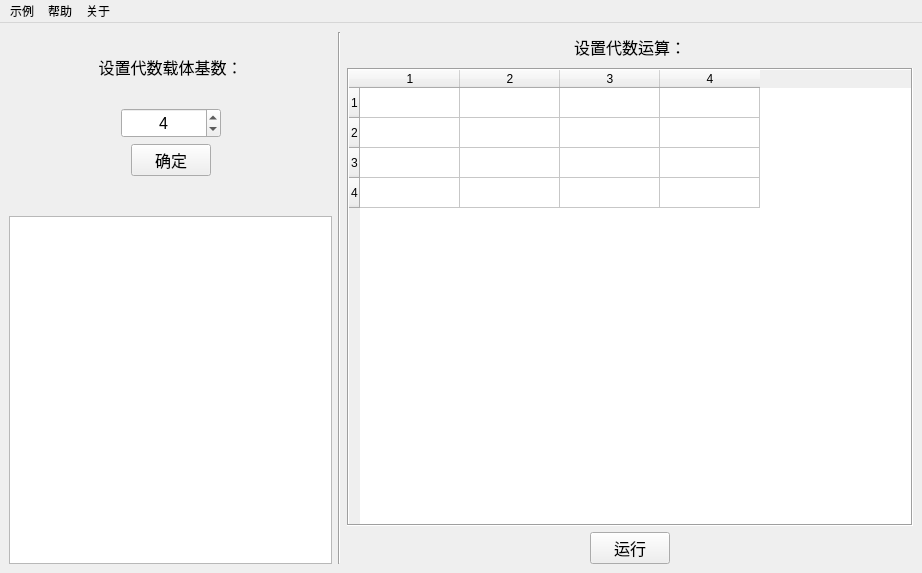
<?xml version="1.0" encoding="UTF-8"?>
<ui version="4.0">
 <class>MainWindow</class>
 <widget class="QMainWindow" name="MainWindow">
  <property name="geometry">
   <rect>
    <x>0</x>
    <y>0</y>
    <width>922</width>
    <height>573</height>
   </rect>
  </property>
  <property name="windowTitle">
   <string>isGroup</string>
  </property>
  <property name="windowIcon">
   <iconset>
    <normaloff>isGroup.ico</normaloff>isGroup.ico</iconset>
  </property>
  <widget class="QWidget" name="centralwidget">
   <layout class="QHBoxLayout" name="horizontalLayout_4" stretch="4,1,7">
    <item>
     <layout class="QVBoxLayout" name="verticalLayout" stretch="2,2,2,1,10">
      <item>
       <widget class="QLabel" name="label">
        <property name="minimumSize">
         <size>
          <width>180</width>
          <height>30</height>
         </size>
        </property>
        <property name="font">
         <font>
          <pointsize>12</pointsize>
         </font>
        </property>
        <property name="text">
         <string>设置代数载体基数：</string>
        </property>
        <property name="alignment">
         <set>Qt::AlignCenter</set>
        </property>
       </widget>
      </item>
      <item>
       <layout class="QHBoxLayout" name="horizontalLayout">
        <item>
         <spacer name="horizontalSpacer">
          <property name="orientation">
           <enum>Qt::Horizontal</enum>
          </property>
          <property name="sizeHint" stdset="0">
           <size>
            <width>40</width>
            <height>20</height>
           </size>
          </property>
         </spacer>
        </item>
        <item>
         <widget class="QSpinBox" name="spinBox">
          <property name="minimumSize">
           <size>
            <width>100</width>
            <height>30</height>
           </size>
          </property>
          <property name="font">
           <font>
            <pointsize>12</pointsize>
           </font>
          </property>
          <property name="alignment">
           <set>Qt::AlignCenter</set>
          </property>
          <property name="minimum">
           <number>1</number>
          </property>
          <property name="maximum">
           <number>12</number>
          </property>
          <property name="value">
           <number>4</number>
          </property>
         </widget>
        </item>
        <item>
         <spacer name="horizontalSpacer_2">
          <property name="orientation">
           <enum>Qt::Horizontal</enum>
          </property>
          <property name="sizeHint" stdset="0">
           <size>
            <width>40</width>
            <height>20</height>
           </size>
          </property>
         </spacer>
        </item>
       </layout>
      </item>
      <item>
       <layout class="QHBoxLayout" name="horizontalLayout_2">
        <item>
         <spacer name="horizontalSpacer_3">
          <property name="orientation">
           <enum>Qt::Horizontal</enum>
          </property>
          <property name="sizeHint" stdset="0">
           <size>
            <width>40</width>
            <height>20</height>
           </size>
          </property>
         </spacer>
        </item>
        <item>
         <widget class="QPushButton" name="pushButton">
          <property name="minimumSize">
           <size>
            <width>80</width>
            <height>30</height>
           </size>
          </property>
          <property name="font">
           <font>
            <pointsize>12</pointsize>
           </font>
          </property>
          <property name="text">
           <string>确定</string>
          </property>
         </widget>
        </item>
        <item>
         <spacer name="horizontalSpacer_4">
          <property name="orientation">
           <enum>Qt::Horizontal</enum>
          </property>
          <property name="sizeHint" stdset="0">
           <size>
            <width>40</width>
            <height>20</height>
           </size>
          </property>
         </spacer>
        </item>
       </layout>
      </item>
      <item>
       <spacer name="verticalSpacer_2">
        <property name="orientation">
         <enum>Qt::Vertical</enum>
        </property>
        <property name="sizeHint" stdset="0">
         <size>
          <width>253</width>
          <height>28</height>
         </size>
        </property>
       </spacer>
      </item>
      <item>
       <widget class="QTextEdit" name="textEdit">
        <property name="minimumSize">
         <size>
          <width>300</width>
          <height>0</height>
         </size>
        </property>
        <property name="font">
         <font>
          <pointsize>10</pointsize>
         </font>
        </property>
        <property name="readOnly">
         <bool>true</bool>
        </property>
       </widget>
      </item>
     </layout>
    </item>
    <item>
     <widget class="Line" name="line">
      <property name="orientation">
       <enum>Qt::Vertical</enum>
      </property>
     </widget>
    </item>
    <item>
     <layout class="QVBoxLayout" name="verticalLayout_2">
      <item>
       <widget class="QLabel" name="label_2">
        <property name="minimumSize">
         <size>
          <width>180</width>
          <height>30</height>
         </size>
        </property>
        <property name="font">
         <font>
          <pointsize>12</pointsize>
         </font>
        </property>
        <property name="text">
         <string>设置代数运算：</string>
        </property>
        <property name="alignment">
         <set>Qt::AlignCenter</set>
        </property>
       </widget>
      </item>
      <item>
       <widget class="QTableWidget" name="tableWidget">
        <property name="frameShape">
         <enum>QFrame::Box</enum>
        </property>
        <property name="lineWidth">
         <number>1</number>
        </property>
        <property name="sizeAdjustPolicy">
         <enum>QAbstractScrollArea::AdjustIgnored</enum>
        </property>
        <property name="showGrid">
         <bool>true</bool>
        </property>
        <property name="gridStyle">
         <enum>Qt::SolidLine</enum>
        </property>
        <property name="rowCount">
         <number>4</number>
        </property>
        <property name="columnCount">
         <number>4</number>
        </property>
        <attribute name="horizontalHeaderVisible">
         <bool>true</bool>
        </attribute>
        <attribute name="horizontalHeaderCascadingSectionResizes">
         <bool>false</bool>
        </attribute>
        <row/>
        <row/>
        <row/>
        <row/>
        <column/>
        <column/>
        <column/>
        <column/>
       </widget>
      </item>
      <item>
       <layout class="QHBoxLayout" name="horizontalLayout_3">
        <item>
         <spacer name="horizontalSpacer_5">
          <property name="orientation">
           <enum>Qt::Horizontal</enum>
          </property>
          <property name="sizeHint" stdset="0">
           <size>
            <width>40</width>
            <height>20</height>
           </size>
          </property>
         </spacer>
        </item>
        <item>
         <widget class="QPushButton" name="pushButton_2">
          <property name="enabled">
           <bool>true</bool>
          </property>
          <property name="font">
           <font>
            <pointsize>12</pointsize>
           </font>
          </property>
          <property name="text">
           <string>运行</string>
          </property>
         </widget>
        </item>
        <item>
         <spacer name="horizontalSpacer_6">
          <property name="orientation">
           <enum>Qt::Horizontal</enum>
          </property>
          <property name="sizeHint" stdset="0">
           <size>
            <width>40</width>
            <height>20</height>
           </size>
          </property>
         </spacer>
        </item>
       </layout>
      </item>
     </layout>
    </item>
   </layout>
  </widget>
  <widget class="QMenuBar" name="menubar">
   <property name="geometry">
    <rect>
     <x>0</x>
     <y>0</y>
     <width>922</width>
     <height>26</height>
    </rect>
   </property>
   <widget class="QMenu" name="menu">
    <property name="title">
     <string>示例</string>
    </property>
    <addaction name="action1"/>
    <addaction name="action2"/>
    <addaction name="action3"/>
    <addaction name="action4"/>
   </widget>
   <widget class="QMenu" name="menu_2">
    <property name="title">
     <string>帮助</string>
    </property>
    <addaction name="action_help"/>
   </widget>
   <widget class="QMenu" name="menu_3">
    <property name="title">
     <string>关于</string>
    </property>
    <addaction name="action_about"/>
   </widget>
   <addaction name="menu"/>
   <addaction name="menu_2"/>
   <addaction name="menu_3"/>
  </widget>
  <action name="action_help">
   <property name="text">
    <string>使用说明</string>
   </property>
   <property name="shortcut">
    <string>Ctrl+H</string>
   </property>
  </action>
  <action name="action_about">
   <property name="text">
    <string>作者</string>
   </property>
   <property name="shortcut">
    <string>Ctrl+I</string>
   </property>
  </action>
  <action name="action1">
   <property name="text">
    <string>4阶非半群</string>
   </property>
   <property name="shortcut">
    <string>Ctrl+Shift+1</string>
   </property>
  </action>
  <action name="action2">
   <property name="text">
    <string>4阶半群</string>
   </property>
   <property name="shortcut">
    <string>Ctrl+Shift+2</string>
   </property>
  </action>
  <action name="action3">
   <property name="text">
    <string>4阶含幺半群</string>
   </property>
   <property name="shortcut">
    <string>Ctrl+Shift+3</string>
   </property>
  </action>
  <action name="action4">
   <property name="text">
    <string>4阶群</string>
   </property>
   <property name="shortcut">
    <string>Ctrl+Shift+4</string>
   </property>
  </action>
 </widget>
 <resources/>
 <connections>
  <connection>
   <sender>pushButton</sender>
   <signal>clicked()</signal>
   <receiver>MainWindow</receiver>
   <slot>set_table()</slot>
   <hints>
    <hint type="sourcelabel">
     <x>165</x>
     <y>222</y>
    </hint>
    <hint type="destinationlabel">
     <x>195</x>
     <y>228</y>
    </hint>
   </hints>
  </connection>
  <connection>
   <sender>pushButton_2</sender>
   <signal>clicked()</signal>
   <receiver>MainWindow</receiver>
   <slot>program_run()</slot>
   <hints>
    <hint type="sourcelabel">
     <x>638</x>
     <y>526</y>
    </hint>
    <hint type="destinationlabel">
     <x>671</x>
     <y>529</y>
    </hint>
   </hints>
  </connection>
  <connection>
   <sender>menubar</sender>
   <signal>triggered(QAction*)</signal>
   <receiver>MainWindow</receiver>
   <slot>q_action()</slot>
   <hints>
    <hint type="sourcelabel">
     <x>483</x>
     <y>12</y>
    </hint>
    <hint type="destinationlabel">
     <x>207</x>
     <y>41</y>
    </hint>
   </hints>
  </connection>
 </connections>
 <slots>
  <slot>set_table()</slot>
  <slot>program_run()</slot>
  <slot>q_action()</slot>
 </slots>
</ui>
